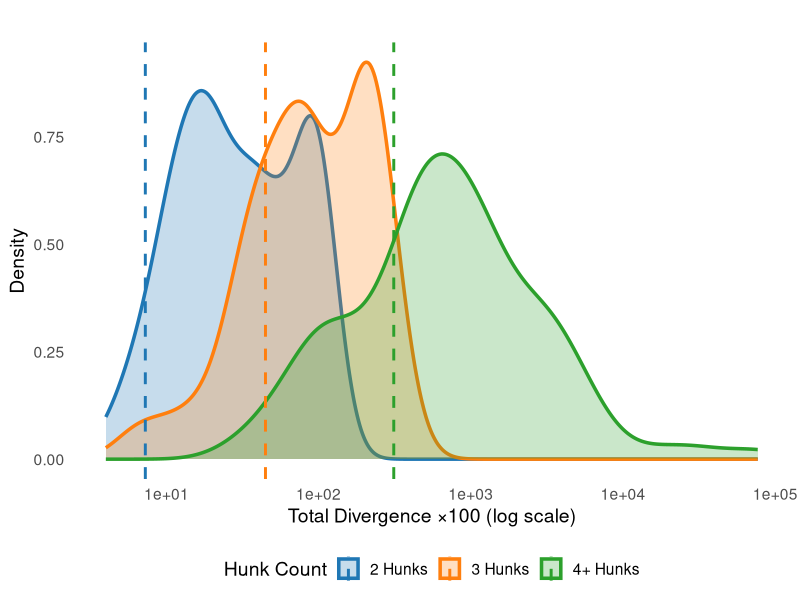

Write R code to recreate this figure.
# Load required libraries
library(ggplot2)
library(readr)
library(dplyr)

# Load your data
div_data <- read_csv("../bugwise_average_divergence.csv", show_col_types = FALSE)

# Define scaling factor
scaling_factor <- 100

# Preprocess: compute total divergence and hunk groups
div_data <- div_data %>%
  mutate(
    total_divergence = avg_divergence * pair_count,
    scaled_divergence = total_divergence * scaling_factor,
    hunk_group = case_when(
      hunk_count == 2 ~ "2 Hunks",
      hunk_count == 3 ~ "3 Hunks",
      hunk_count >= 4 ~ "4+ Hunks"
    )
  )

div_data$hunk_group <- factor(div_data$hunk_group, levels = c("2 Hunks", "3 Hunks", "4+ Hunks"))

# Compute median for vertical lines
get_density_peak <- function(x) {
  d <- density(x, na.rm = TRUE)
  d$x[which.max(d$y)]
}

modes <- div_data %>%
  group_by(hunk_group) %>%
  summarize(mode_peak = get_density_peak(scaled_divergence), .groups = "drop")

# Define ASE-level color palette
ase_colors <- c("2 Hunks" = "#1f77b4",  # Dark Blue
                "3 Hunks" = "#ff7f0e",  # Orange
                "4+ Hunks" = "#2ca02c") # Green

# Generate density plot
p <- ggplot(div_data, aes(x = scaled_divergence, color = hunk_group, fill = hunk_group)) +
  geom_density(alpha = 0.25, size = 1.2) +
  geom_vline(data = modes, aes(xintercept = mode_peak, color = hunk_group), linetype = "dashed", size = 1) +
  scale_x_log10() +
  labs(
    title = "",
    x = paste0("Total Divergence ×", scaling_factor, " (log scale)"),
    y = "Density",
    color = "Hunk Count",
    fill = "Hunk Count"
  ) +
  theme_minimal(base_size = 14) +
  theme(legend.position = "bottom",
    panel.grid.major = element_blank(),
    panel.grid.minor = element_blank(),
    axis.line = element_blank()
  ) +
  scale_color_manual(values = ase_colors) +
  scale_fill_manual(values = ase_colors)

# Save to file
dir.create("pdfs", showWarnings = FALSE)
ggsave("pdfs/ASE_Styled_Density_HunkDivergence_Log.pdf", plot = p, width = 7, height = 5)

cat("Saved to pdfs/ASE_Styled_Density_HunkDivergence_Log.pdf\n")
